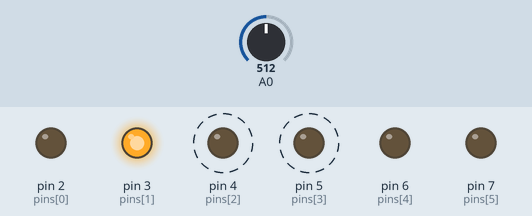
The sketch below on a simulated Arduino Uno, built with avr-gcc and run on an emulated ATmega328P. Shown: output pins drawn as LEDs (lit = HIGH). Dashed ring = blinking. Inputs (shaded band) come from the test bench; at power-on: A0 = 512.

Above: at 1.08 s.
1.3 s: A0 set to 306
At 1.77 s:
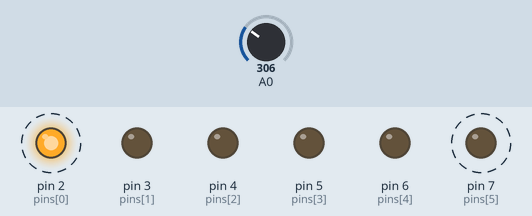
4.3 s: A0 set to 0
5.9 s: A0 set to 31
At 6.7 s:
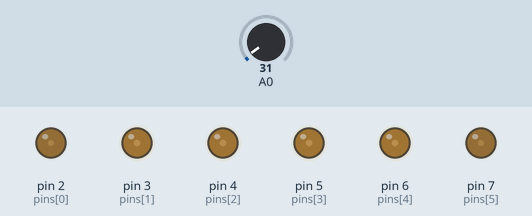
7.4 s: A0 set to 36
At 7.56 s:
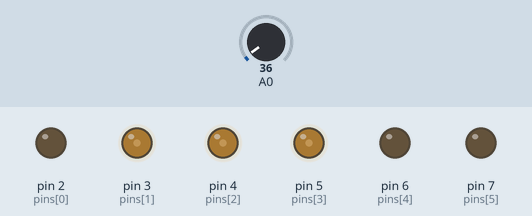
10.4 s: A0 set to 511
At 10.87 s:
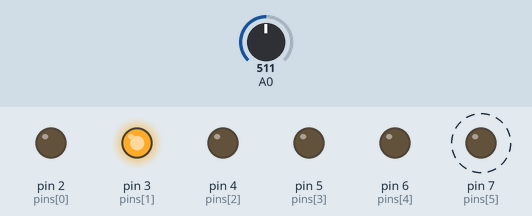
13.4 s: A0 set to 900
Timing chart, 0 to 22.9 s (numbered marks = the images above; inputs shaded):
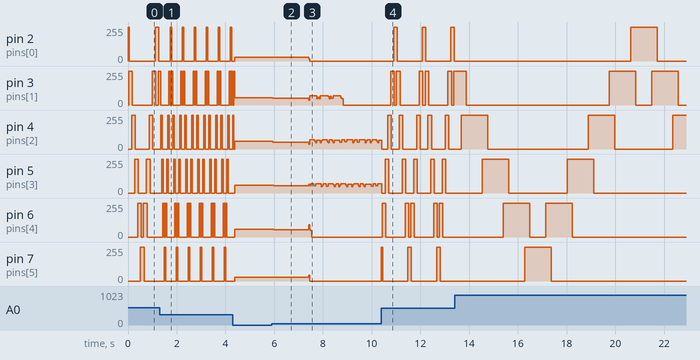

The sketch:

knight_rider.ino
```cpp
// LED variables
int pins[] = {2,3,4,5,6,7};
int count = 0;
float timer = 30;

// Resistor variables
int analogInput = 0;
int Vin = 5;
float Vout = 0;
float R1 = 1000;
float R2 = 0;

void setup() {
  // set all the pins for the LEDs to OUTPUT
  for (count=0; count<6; count++) {
    pinMode(pins[count], OUTPUT);
  }
  // start reading the analog signal for the resistance
  Serial.begin(9600);
}

void loop() {
  // flash left to right ---->>>
  for (count=0; count<5; count++) {
    // calculate resistance of LDR
    analogInput = analogRead(0);
    Vout = (analogInput * Vin)/1024.0;
    R2 = (R1 * ((Vin/Vout) - 1))/1000;
    // chase LEDs
    digitalWrite(pins[count], HIGH);
    delay(timer/R2);
    digitalWrite(pins[count+1], HIGH);
    delay(timer/R2);
    digitalWrite(pins[count], LOW);
    delay((timer/R2)*2);
  }

  // flash right to left <<<----
  for (count=5; count>0; count--){
    // calculate resistance of LDR
    analogInput = analogRead(0);
    Vout = (analogInput * Vin)/1024.0;
    R2 = (R1 * ((Vin/Vout) - 1))/1000;
    // chase LEDs
    digitalWrite(pins[count], HIGH);
    delay(timer/R2);
    digitalWrite(pins[count-1], HIGH);
    delay(timer/R2);
    digitalWrite(pins[count], LOW);
    delay((timer/R2)*2);
  }
}
```

Measured:
- the behaviour switches between 33 and 34 on A0 (found by bisection; images 2 and 3)
- after the input at 1.3 s, pin 2 (pins[0]): alternates 255/255 for 0.06 s and 0/255 for 0.43 s, starting after 0.43 s; pin 7 (pins[5]): alternates 255/255 for 0.06 s and 0/255 for 0.43 s, starting after 0.18 s
- after the input at 5.9 s, pin 3 (pins[1]): 56/255 → 49/255 at once; pin 4 (pins[2]): 58/255 → 49/255 at once; pin 5 (pins[3]), pin 6 (pins[4]): 59/255 → 53/255 after 0.08 s
- after the input at 7.4 s, pin 2 (pins[0]): 30/255 → 0/255 at once; pin 6 (pins[4]): 53/255 → 0/255 at once; pin 7 (pins[5]): 30/255 → 0/255 at once, → 255/255 3.0 s later
- after the input at 10.4 s, pin 2 (pins[0]): alternates 255/255 for 0.15 s and 0/255 for 1.0 s, starting after 0.50 s; pin 3 (pins[1]): 0/255 → 255/255 after 0.38 s, then repeats every 1.2 s: 0/255 0.09 s, 255/255 0.15 s, 0/255 0.79 s, 255/255 0.15 s
- by itself, pin 3 (pins[1]): repeats every 0.49 s: 255/255 0.06 s, 0/255 0.04 s, 255/255 0.06 s, 0/255 0.33 s
- by itself, pin 4 (pins[2]): repeats every 0.49 s: 0/255 0.23 s, 255/255 0.06 s, 0/255 0.14 s, 255/255 0.06 s
- by itself, pin 5 (pins[3]): repeats every 0.49 s: 0/255 0.14 s, 255/255 0.06 s, 0/255 0.23 s, 255/255 0.06 s
